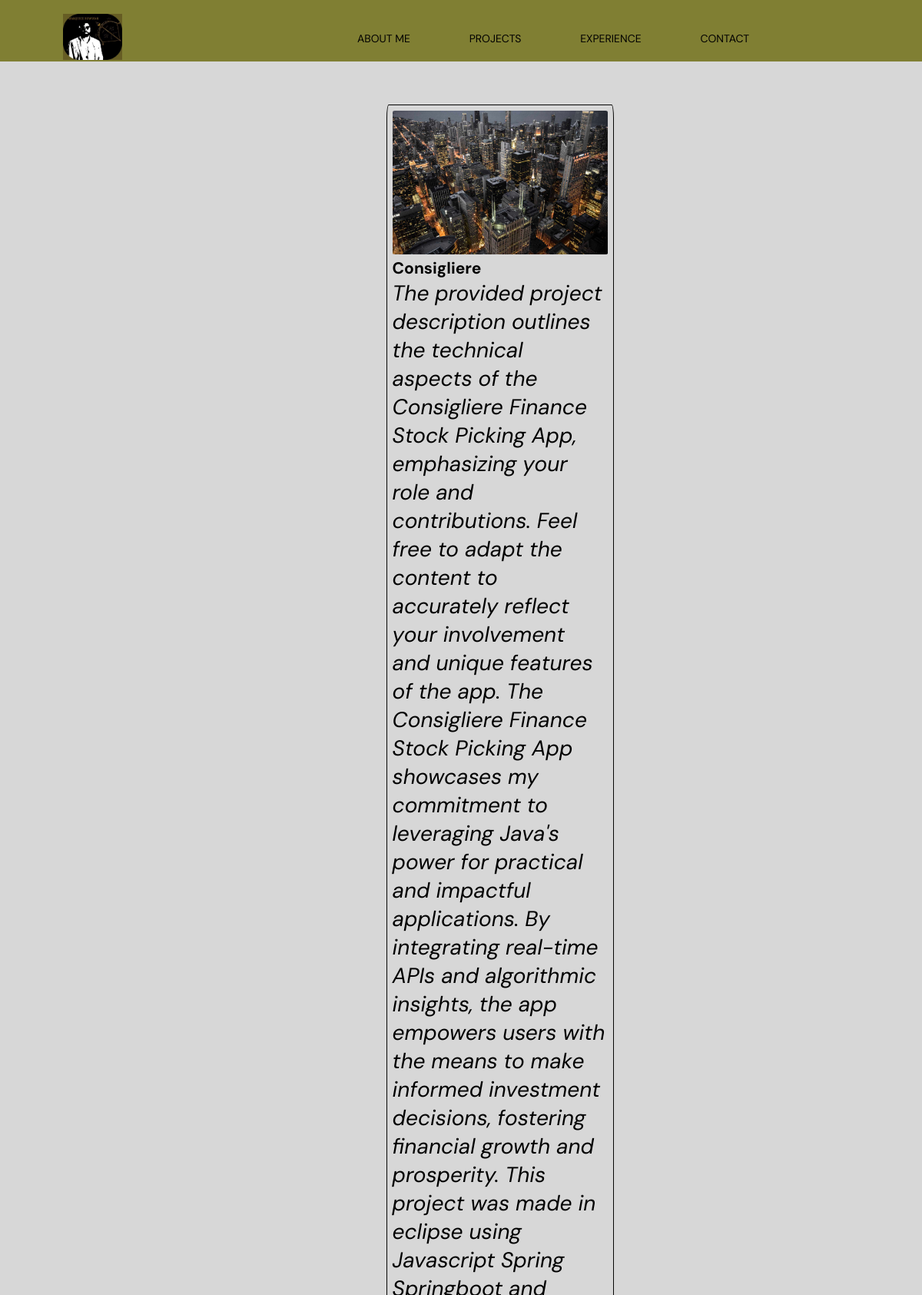
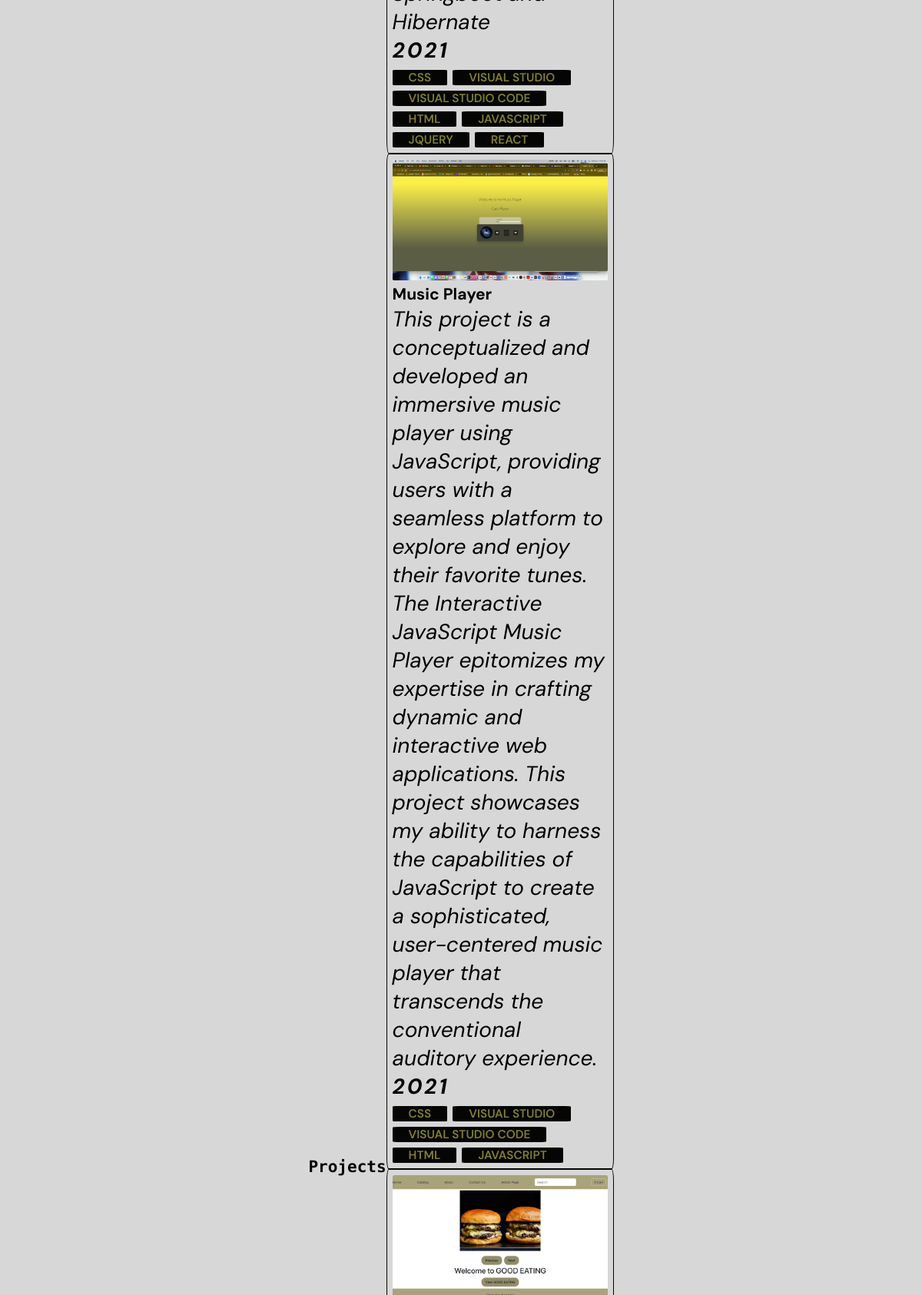
/projects/ (upper part), run on the app's committed database (2 pictures, top to bottom).
### projects/models.py (models this page shows, shortened)
class Project(models.Model):
    name = models.CharField(max_length=225)
    description = models.TextField()
    year = models.IntegerField()
    img = models.ImageField(upload_to='project_images/')
    repository = models.URLField()
    technologies = models.ManyToManyField(Tech)

class Tech(models.Model):
    name = models.CharField(max_length=100)

### projects/views.py (the view)
# urls.py: path('projects/', projects_list, name='projects_list')
def projects_list(request):
    projects = Project.objects.all()
    return render(request,'projects/projects_list.html', {
        'pro': projects
    })

### templates/projects/projects_list.html (shortened to what this page needs)
{% extends 'base.html' %}
{% load static %}
{% block content %}
<section class="projects-section center" id="projects">
    <h2>Projects</h2>
    <div id="projects-list">
        {% for pro in pro %}
        <div class="project-card">
            <a href="{{pro.repository}}" target="blank">
                <img src="{{pro.img.url}}" alt="" class="card-img">
                <p> {{ pro.name }} </p>
                <p> {{ pro.description }} </p>
                <p> {{ pro.year }} </p>
                <div class="technologies center">
                    {% for tech in pro.technologies.all %}
                    <label for="">{{ tech.name }}</label>
                    {% endfor %}
                </div>
            </a>
        </div>
        {% endfor %}
    </div>
</section>
{% endblock %}

### static/css/base.css (style rules this page uses)
:root { --background-color: #d7d7d7; --header-color: #807f33; --footer-color: #807f33; --accent-color: #807f33; --accent-color-shade: #050504; --neutral-color: #000000; --mono-font: 'DM Mono', monospace; --sans-font: 'DM Sans', sans-serif; }
.center { display: flex; justify-content: center; align-items: center; }
html { font-size: 14px; background-color: var(--background-color); }
* { font-family: var(--sans-font); margin: 0px; padding: 0px; }
body { height:100vh; display: flex; flex-direction: column; justify-content: space-between; }
h2 { color: var(--accent-color); font-family: var(--mono-font); font-weight: 1.1rem; }
p { color: var(--neutral-color); font-size: 2rem; }

### static/css/header.css (style rules this page uses)
img { width:5.5rem; }
label { cursor: pointer; }

### static/css/section.css (style rules this page uses)
.skills label, .technologies label { cursor: initial; color: var(--accent-color); background-color: var(--accent-color-shade); font-size: 1.1rem; text-transform: uppercase; padding: 0rem 1.5rem; border-radius: 5%; font-weight: 600; }
.projects-section { flex-direction: row; margin: 4rem 0px; }
.project-card img { width: 20rem; border-radius: 1%; }
.project-card { border: solid 1px var(--accent-color-shade); border-radius: 1%; display: flex; flex-direction: column; padding: 0.5rem; gap: 0.5rem; width: min-content; }
.project-card a { text-decoration: none; }
a p:nth-child(2), .experience-card p:nth-child(1) { font-size: 1.5rem; font-weight: bolder; }
a p:nth-child(3), .experience-card p:nth-child(2) { font-style: italic; }
a p:nth-child(4), .experience-card p:nth-child(4) { font-style: italic; font-weight: bolder; letter-spacing: 0.2rem; }
.technologies { justify-content: flex-start; gap: 0.5rem; flex-wrap: wrap; margin-top: 0.5rem; }

### static/css/footer.css (style rules this page uses)
h2 { color: var(--accent-color-shade); font-family: var(--mono-font); font-weight: 1.1rem; }

### data on the page
Project: img (picture), name "Consigliere", description "The provided project description outlines the technical aspects of the Consigliere Finance Stock Picking App, emphasizing your role and contributions. Feel free to adapt the content to accurately reflect your involvement and unique features of the app. The Consigliere Finance Stock Picking App showcases my commitment to leveraging Java's power for practical and impactful applications. By integrating real-time APIs and algorithmic insights, the app empowers users with the means to make informed investment decisions, fostering financial growth and prosperity. This project was made in eclipse using Javascript Spring Springboot and Hibernate", year "2021"
Tech: name "CSS"
Tech: name "VISUAL STUDIO"
Tech: name "VISUAL STUDIO CODE"
Tech: name "HTML"
Tech: name "JAVASCRIPT"
Tech: name "JQUERY"
Tech: name "REACT"
Project: img (picture), name "Music Player", description "This project is a conceptualized and developed an immersive music player using JavaScript, providing users with a seamless platform to explore and enjoy their favorite tunes. The Interactive JavaScript Music Player epitomizes my expertise in crafting dynamic and interactive web applications. This project showcases my ability to harness the capabilities of JavaScript to create a sophisticated, user-centered music player that transcends the conventional auditory experience.", year "2021"
Project: img (picture)
